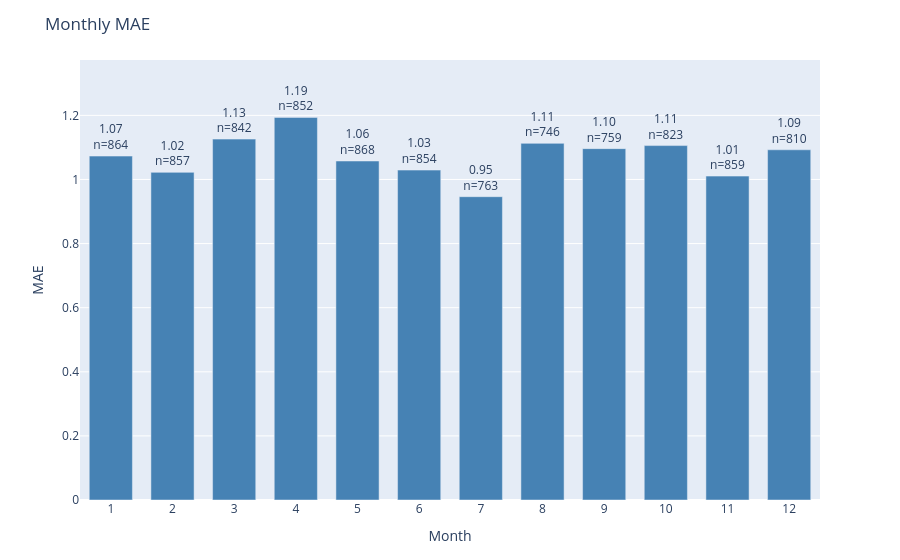

This figure's notebook cell:
### Code cell
plot_error_by_group(
    df=results_test,
    y_true_col='actual',
    y_pred_col='prediction',
    date_col='dt_prediction',
    group_by='month',
    metric='mae',
    title='Monthly MAE'
)

### Figure 1 — Plotly figure (JSON) as saved in the notebook; plotly's stock layout.template omitted (floating-point values rounded to 4 significant figures)
{"data": [{"marker": {"color": "steelblue"}, "text": ["1.07<br>n=864", "1.02<br>n=857", "1.13<br>n=842", "1.19<br>n=852", "1.06<br>n=868", "1.03<br>n=854", "0.95<br>n=763", "1.11<br>n=746", "1.10<br>n=759", "1.11<br>n=823", "1.01<br>n=859", "1.09<br>n=810"], "textposition": "outside", "type": "bar", "x": ["1", "2", "3", "4", "5", "6", "7", "8", "9", "10", "11", "12"], "y": [1.073, 1.022, 1.126, 1.194, 1.058, 1.029, 0.9463, 1.113, 1.096, 1.106, 1.01, 1.093]}], "layout": {"bargap": 0.3, "margin": {"b": 60, "t": 60}, "title": {"text": "Monthly MAE"}, "uniformtext": {"minsize": 8, "mode": "hide"}, "xaxis": {"title": {"text": "Month"}}, "yaxis": {"range": [0, 1.373], "title": {"text": "MAE"}}}}
